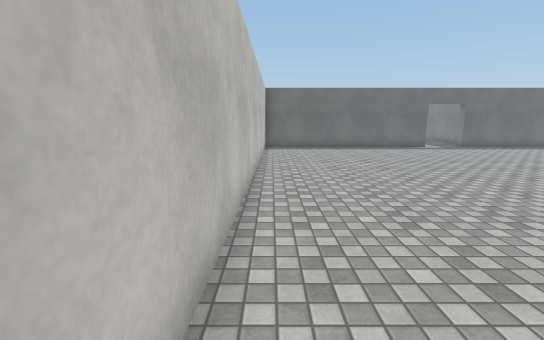
[1] (above)

16 first-person views from a walk through a scene from a Unity 3-D project. The camera is 1.5 m above the floor, tilts 10° down and sees 90° across. The floor is counted in squares, 1 m on a side. Each view is taken from the middle of a square. On the plan, view 1 faces up. The plan holds only what a view shows up to about 14 squares ahead; the rest is blank. The place goes on beyond the plan. The player character is not drawn. Surface patterns are stand-ins for the level's own textures.

[2]
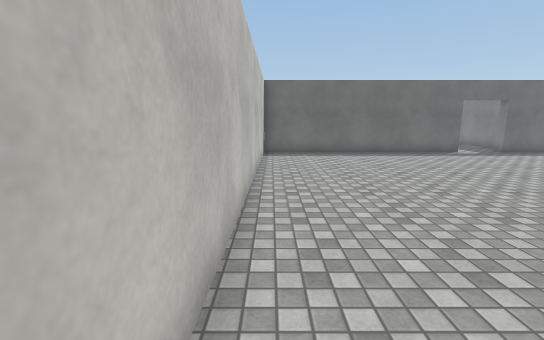

[3]
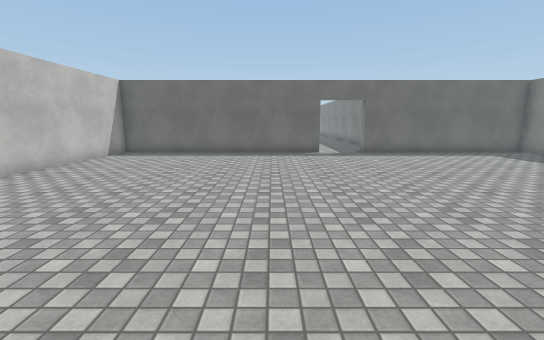

[4]
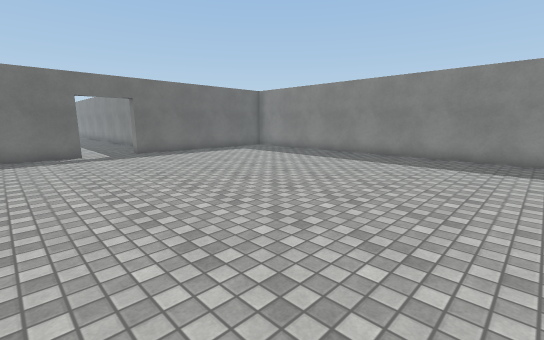

[5]
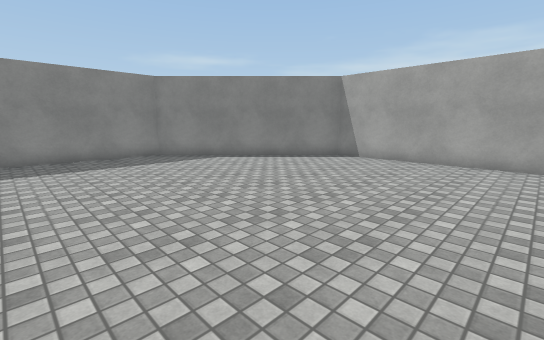

[6]
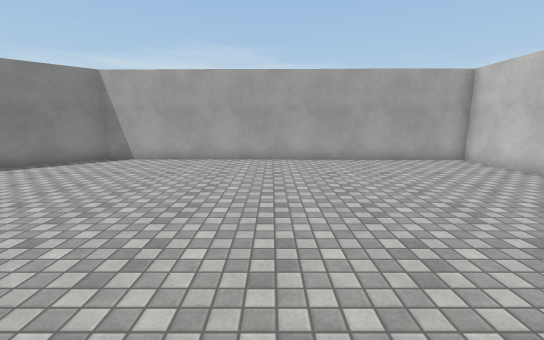

[7]
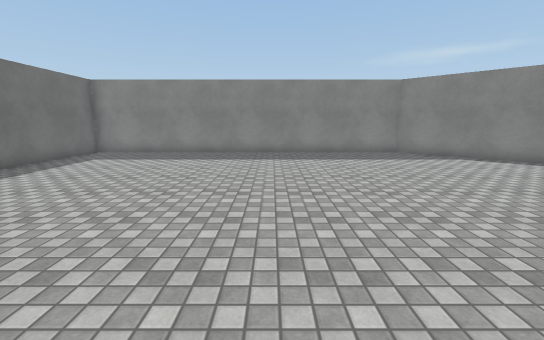

[8]
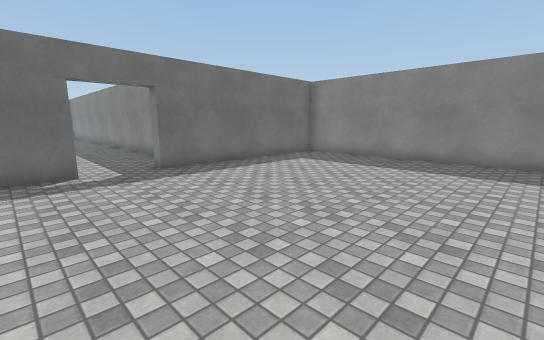

[9]
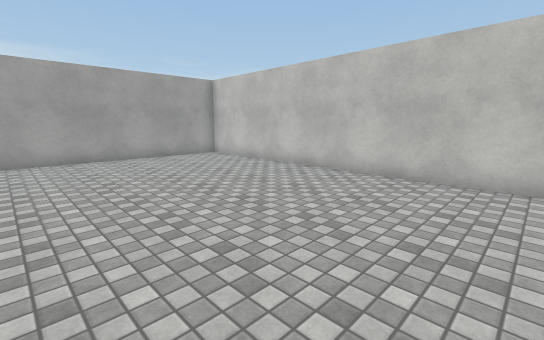

[10]
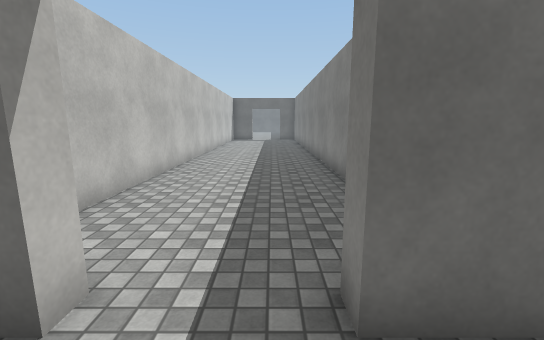

[11]
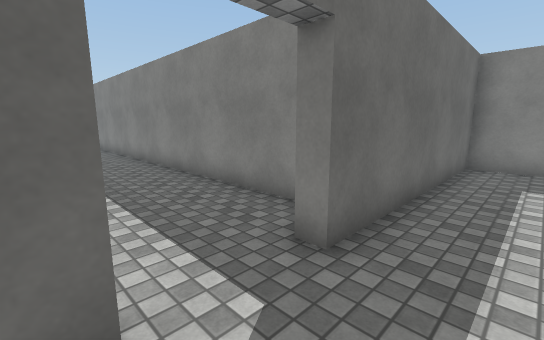

[12]
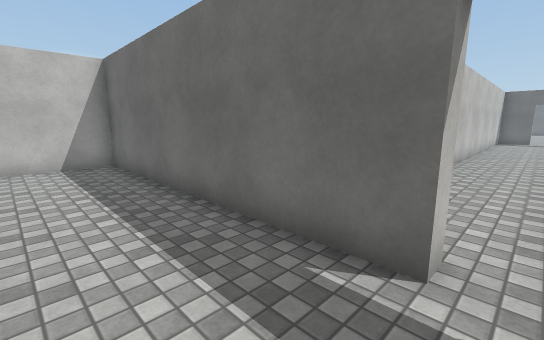

[13]
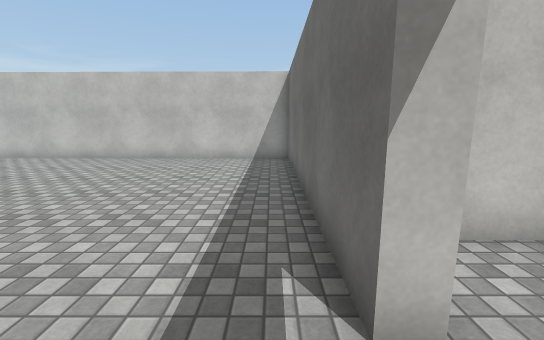

[14]
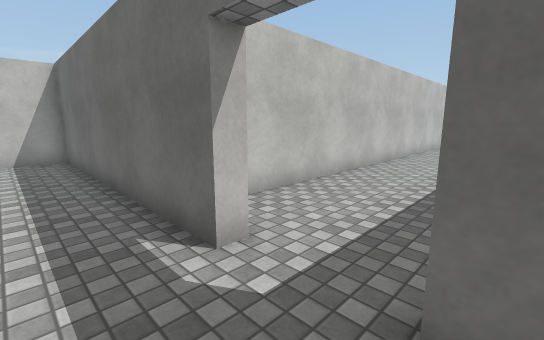

[15]
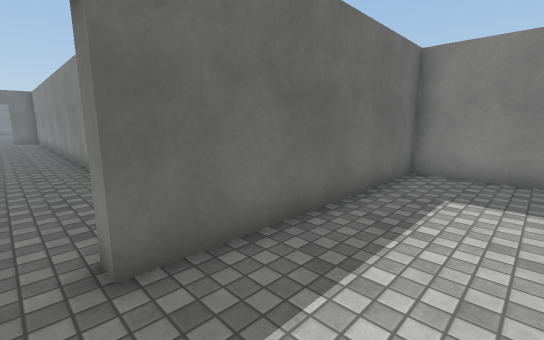

[16]
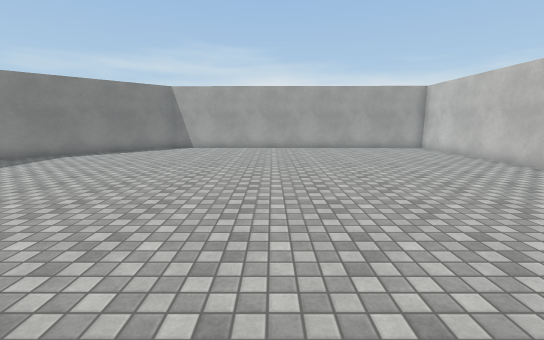

### Floor plan
Points are (right, up) in squares from view 1. A wall is a line through its corners. A room is listed if a view was taken in it or the views show most of it. See-through windows are left out.
Room 1 (views 1, 2, 3, 4, 5, 6, 7, 8, 9, 10, 11, 12, 13, 14, 15, 16)
walls: (9.4, 17.2) (9.4, 16.7) (-0.4, 16.7) (-0.7, -3.8) (13.7, -4) (19.5, 1.9) (19.5, 16.7) (11.6, 16.7) (11.6, 17.2)
ways out: opening at (10.5, 17)

Positions as (right, up) in squares from view 1, and headings:
1: (0, 0), facing up
2: (0, 3), facing up
3: (7, 3), facing up
4: (7, 3), facing up-right
5: (7, 7), facing down-right
6: (7, 7), facing down
7: (6, 8), facing right
8: (8, 8), facing up-right
9: (7, 8), facing down-left
10: (11, 15), facing up
11: (9, 15), facing up-right
12: (10, 14), facing up-left
13: (11, 16), facing left
14: (12, 15), facing up-left
15: (11, 14), facing up-right
16: (8, 12), facing down
